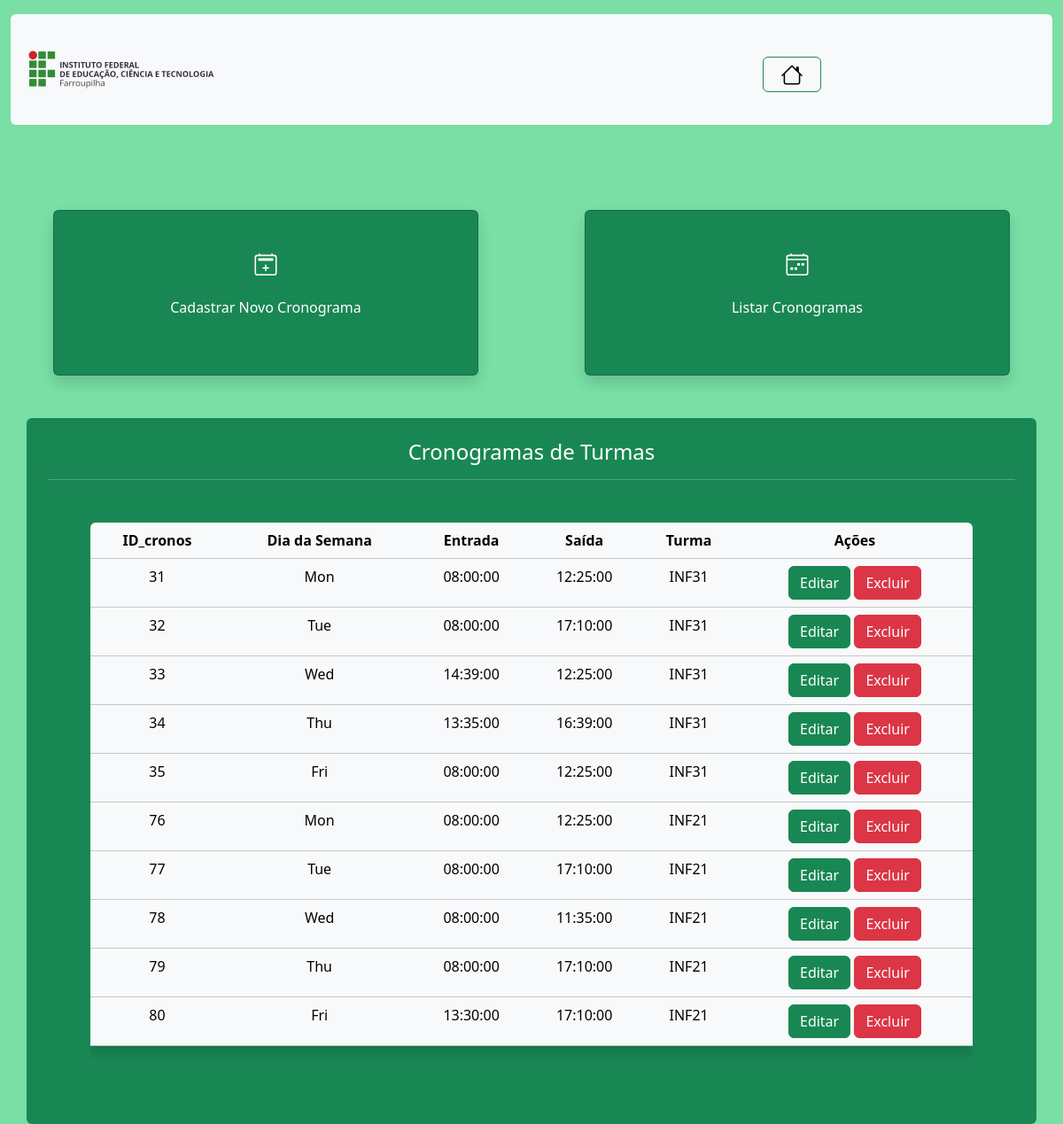
/Cronograma/index_cronograma.php?page=listar (signed in), run on the app's committed database.
### tables this page shows
CREATE TABLE IF NOT EXISTS `cronograma` (
  `ID_cronos` int NOT NULL AUTO_INCREMENT,
  `dia_semana` char(3) NOT NULL,
  `hr_entrada` time NOT NULL,
  `hr_saida` time NOT NULL,
  `ID_turma` int NOT NULL,
  PRIMARY KEY (`ID_cronos`),
  KEY `ID_turma` (`ID_turma`) USING BTREE
);

CREATE TABLE IF NOT EXISTS `turma` (
  `ID_turma` int NOT NULL AUTO_INCREMENT,
  `nome_turma` char(6) NOT NULL,
  PRIMARY KEY (`ID_turma`)
);

### Cronograma/listar_cronograma.php (the view, shortened to what this page needs)
<div class="container-sm rounded p-4 text-bg-success text-center">
    <h4>Cronogramas de Turmas</h4>
    <hr>
    <?php
        $sql = "SELECT * FROM cronograma AS cronos INNER JOIN turma AS tur
        ON cronos.ID_turma = tur.ID_turma ORDER BY ID_cronos ASC";
        $result = $connect->query($sql);
        $qtLinhas = $result->num_rows;
        if($qtLinhas > 0){
            print "<div class='rounded table-responsive text-center m-5'>";
            print "<table class='table table-light table-hover shadow'>";
            print "<tr>";
            print "<th> ID_cronos </td>";
            print "<th> Dia da Semana</td>";
            print "<th> Entrada </th>";
            print "<th> Saída </th>";
            print "<th> Turma </td>";
            print "<th> Ações </td>";
            print "</tr>";
            while($row = $result->fetch_object()){
                print "<tr>";
                print "<td>" . $row->ID_cronos . "</td>";
                print "<td>" . $row->dia_semana . "</td>";
                print "<td>" . $row->hr_entrada . "</td>";
                print "<td>" . $row->hr_saida . "</td>";
                print "<td>" . $row->nome_turma . "</td>";
                print "<td>
                <button onclick=\"location.href='?page=editar&ID_cronos=".$row->ID_cronos. "';\"  class='btn btn-success'>Editar</button>
                <button onclick=\"if(confirm('Tem Certeza de que Deseja Excluir este Cronograma?'))
                {location.href='?page=salvar&acao=excluir&ID_cronos=".$row->ID_cronos. "';}
                else{false;}\" class='btn btn-danger'>Excluir</button></td>";
                print "</tr>";
            }
            print "</table>";
            print "</div>";
        } else {
            print "<p class='alert alert-danger'>Não Foram Encontrados Resultados!</p>";
        }
    ?>
</div>

### data on the page
cronograma: ID_cronos "31", dia_semana "Mon", hr_entrada "08:00:00", hr_saida "12:25:00", ID_turma.nome_turma "INF31"
cronograma: ID_cronos "32", dia_semana "Tue", hr_entrada "08:00:00", hr_saida "17:10:00", ID_turma.nome_turma "INF31"
cronograma: ID_cronos "33", dia_semana "Wed", hr_entrada "14:39:00", hr_saida "12:25:00", ID_turma.nome_turma "INF31"
cronograma: ID_cronos "34", dia_semana "Thu", hr_entrada "13:35:00", hr_saida "16:39:00", ID_turma.nome_turma "INF31"
cronograma: ID_cronos "35", dia_semana "Fri", hr_entrada "08:00:00", hr_saida "12:25:00", ID_turma.nome_turma "INF31"
cronograma: ID_cronos "76", dia_semana "Mon", hr_entrada "08:00:00", hr_saida "12:25:00", ID_turma.nome_turma "INF21"
cronograma: ID_cronos "77", dia_semana "Tue", hr_entrada "08:00:00", hr_saida "17:10:00", ID_turma.nome_turma "INF21"
cronograma: ID_cronos "78", dia_semana "Wed", hr_entrada "08:00:00", hr_saida "11:35:00", ID_turma.nome_turma "INF21"
cronograma: ID_cronos "79", dia_semana "Thu", hr_entrada "08:00:00", hr_saida "17:10:00", ID_turma.nome_turma "INF21"
cronograma: ID_cronos "80", dia_semana "Fri", hr_entrada "13:30:00", hr_saida "17:10:00", ID_turma.nome_turma "INF21"
